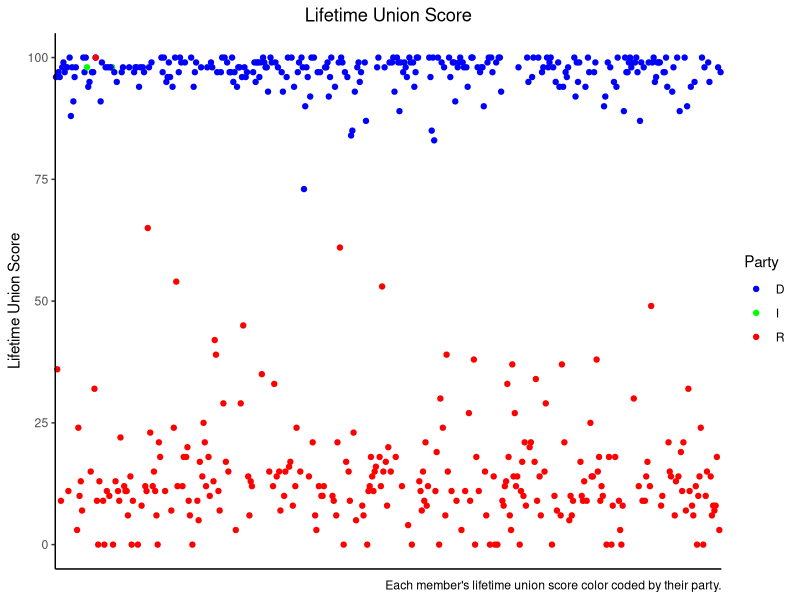
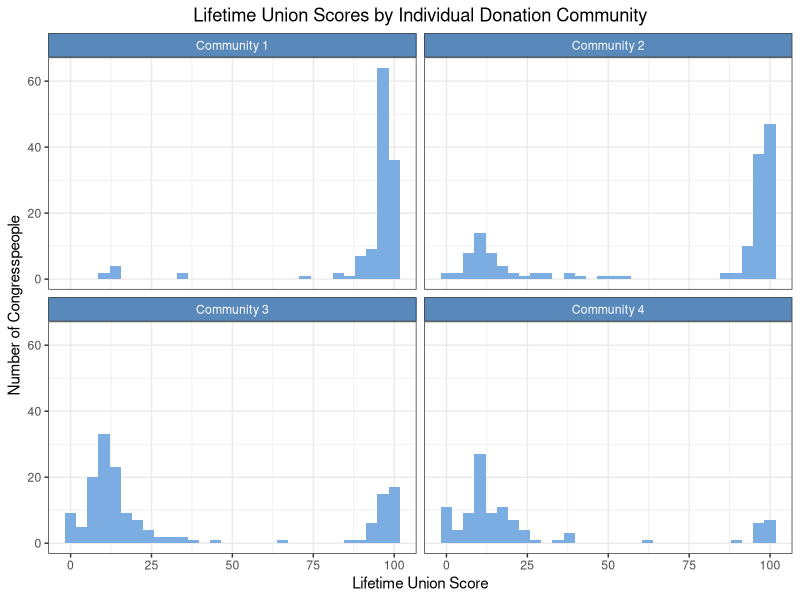
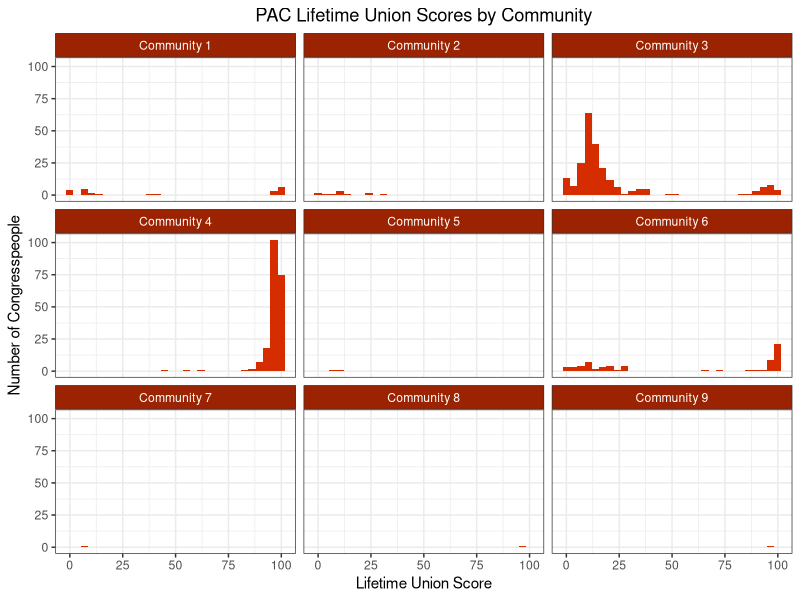
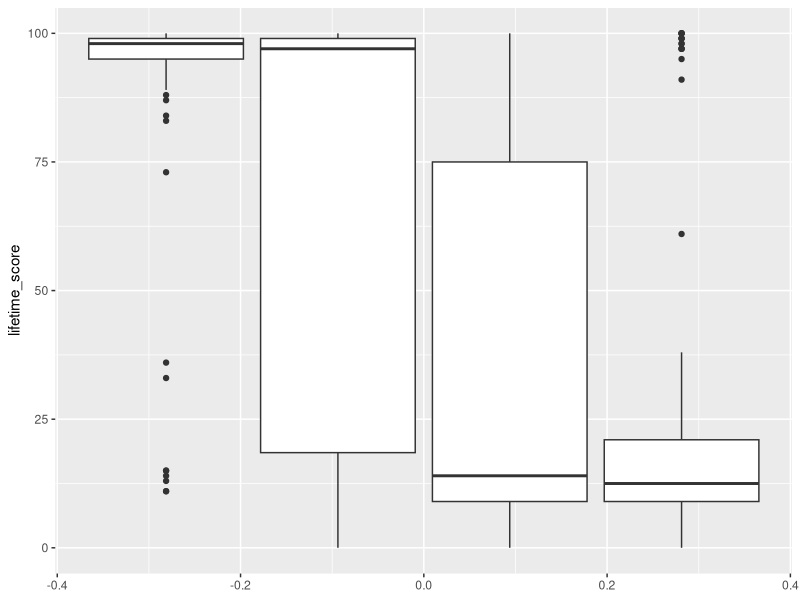
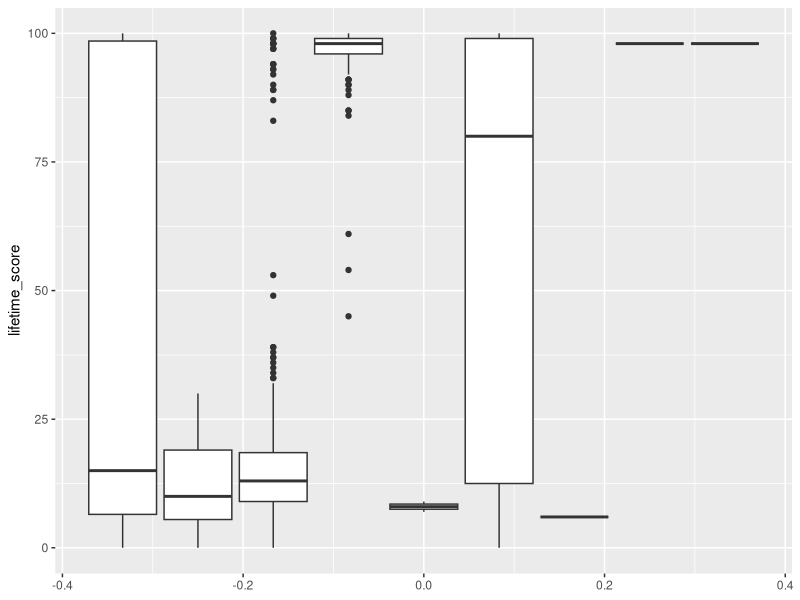
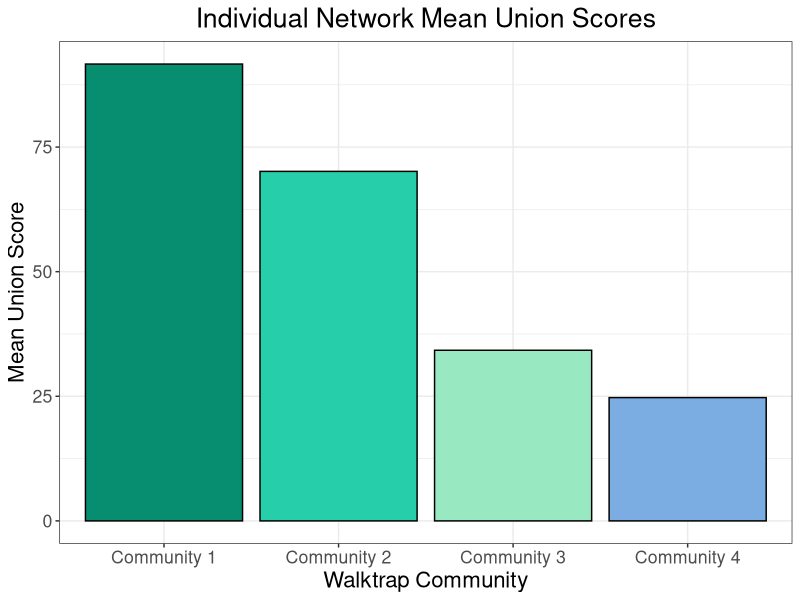
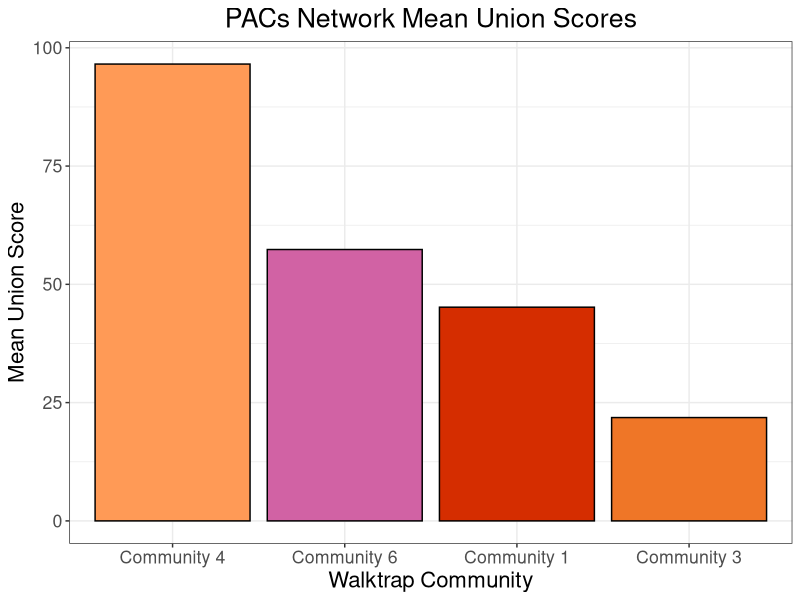

Recreate these plots in R, in order.
## ---- chunk 1

cold_colors <- c("#078D70", "#26CEAA", "#98E8C1", "#7BADE2")
warm_colors <- c("#D52D00", "#EF7627", "#FF9A56", "#D162A4")
library(tidyverse)
library(ggplot2)
individuals = read_csv("./individual_communities_and_scores.csv")
pacs = read_csv("./pac_communities_and_scores.csv")
individuals = individuals %>% 
  mutate(party = str_sub(congresspeople, -2, -2)) %>% 
  mutate(community = paste("Community", community))

individuals = individuals %>% 
  drop_na() %>% 
  rename(score = score1) %>% 
  rename(lifetime_score = lifetime_score1)

pacs = pacs %>% 
  drop_na() %>% 
  rename(score = score1) %>% 
  rename(lifetime_score = lifetime_score1) %>% 
  mutate(community = paste("Community", community))

## ---- chunk 2
ggplot(individuals, mapping = aes(x = name, y = lifetime_score, color = party))+
  theme_classic()+
  geom_point() +
  coord_cartesian(clip = "off")+
  scale_color_manual(breaks = c("D", "I", "R"), 
                    values = c("blue", "green", "red")) + ##D64045 #20BF55
  labs(title = "Lifetime Union Score",
       caption = "Each member's lifetime union score color coded by their party.",
       y = "Lifetime Union Score")+
  guides(color = guide_legend(title = "Party"))+
  theme(axis.title.x = element_blank(),
        axis.ticks.x = element_blank(),
        axis.text.x = element_blank(),
        plot.title = element_text(hjust=0.5))
  
## ---- chunk 3
ggplot(individuals, mapping = aes(x = lifetime_score))+
  theme_bw()+
  geom_histogram(fill="#7BADE2")+
  ggtitle("Lifetime Union Scores by Individual Donation Community")+
  labs(y = "Number of Congresspeople", x = "Lifetime Union Score")+
  theme(plot.title = element_text(hjust=0.5),
        strip.background =element_rect(fill="#5988ba"),
        strip.text = element_text(colour = 'white'))+
  facet_wrap(~community)
## ---- chunk 4
ggplot(pacs, mapping = aes(x = lifetime_score))+
  theme_bw()+
  geom_histogram(fill=warm_colors[1])+
  ggtitle("PAC Lifetime Union Scores by Community")+
  labs(y = "Number of Congresspeople", x = "Lifetime Union Score")+
  theme(plot.title = element_text(hjust=0.5),
        strip.background =element_rect(fill="#9c2302"),
        strip.text = element_text(colour = 'white'))+
  facet_wrap(~community)

## ---- chunk 5
ggplot(individuals, mapping = aes(group = community, y = lifetime_score))+
  geom_boxplot()
## ---- chunk 6
ggplot(pacs, mapping = aes(group = community, y = lifetime_score))+
  geom_boxplot()

## ---- chunk 7
individual_means = individuals %>% 
  group_by(community) %>% 
  summarize(community_mean = mean(lifetime_score))

  ggplot(individual_means, mapping = aes(x = reorder(community, -community_mean), y = community_mean, fill = community))+
    theme_bw()+
    theme(plot.title = element_text(hjust=0.5),
          text=element_text(size=16, family="sans"))+
    scale_fill_manual(values=cold_colors)+
    ggtitle("Individual Network Mean Union Scores")+
    labs(y = "Mean Union Score", x = "Walktrap Community")+
    geom_bar(stat="identity", show.legend = FALSE, color="black")
## ---- chunk 8
individual_anova = aov(lifetime_score ~ community, data = individuals)
summary(individual_anova)

## ---- chunk 9
pacs = pacs %>% 
  group_by(community) %>%
  filter(community != "Community 5") %>%
  filter(community != "Community 2") %>% 
  filter(community != "Community 7") %>% 
  filter(community != "Community 8") %>%
  filter(community != "Community 9") 

pacs_means = pacs %>% 
  summarize(community_mean = mean(lifetime_score))

ggplot(pacs_means, mapping = aes(x = reorder(community, -community_mean), y = community_mean, fill = community))+
  theme_bw()+
  theme(plot.title = element_text(hjust=0.5),
        text=element_text(size=16,  family="sans"))+
  scale_fill_manual(values=warm_colors)+
  ggtitle("PACs Network Mean Union Scores")+
  labs(y = "Mean Union Score", x = "Walktrap Community")+
  geom_bar(stat="identity", show.legend = FALSE, color="black")

## ---- chunk 10
pacs_anova = aov(lifetime_score ~ community, data = pacs)
summary(individual_anova)

